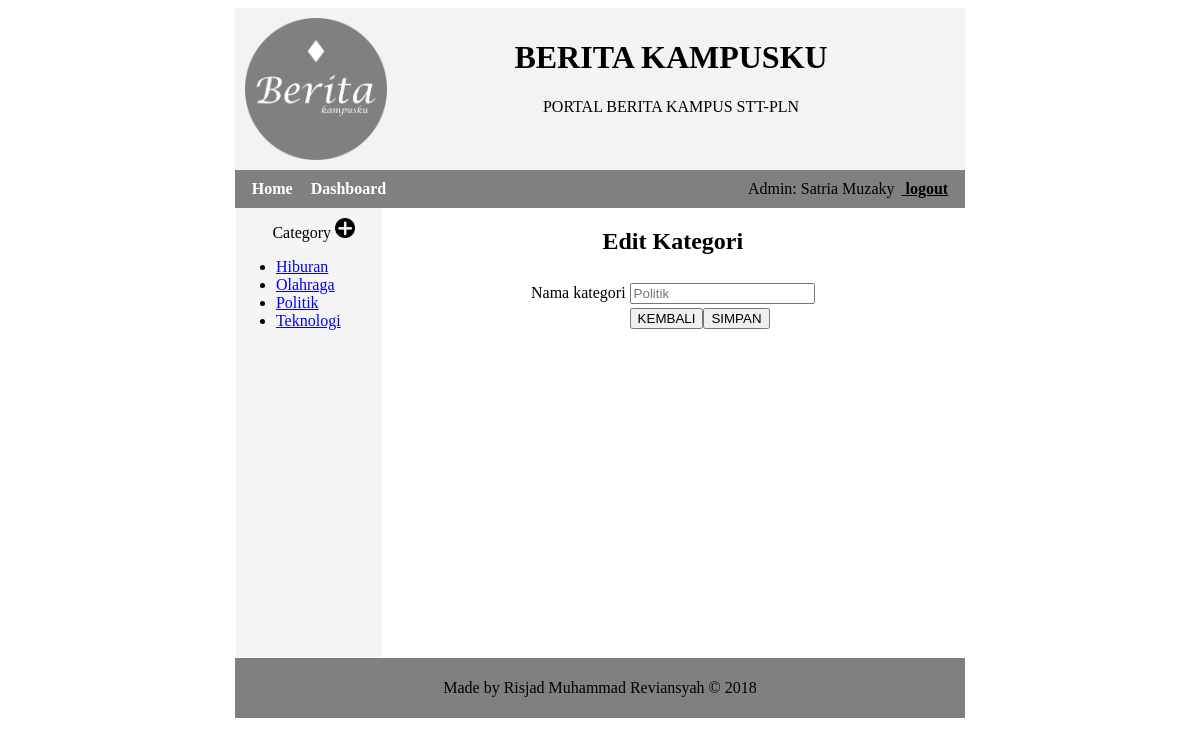
The app's page /kategori_edit.php?id=3 (signed in) with its own data.
### tables this page shows
CREATE TABLE `category` (
  `id` int(11) NOT NULL,
  `category_name` varchar(20) NOT NULL,
  `admin_id` int(11) NOT NULL
);

### kategori_edit.php (the view, shortened to what this page needs)
<?php require 'header_auth.php'; ?>
    		<div class="main-content">
    			<div class="navigate">
    				<p>Category
              <?php
    					if (isset($_SESSION['first_name'])) {
    						echo "<a href='kategori.php'>
    									<img src='image/plus.png' alt='plus' width='20px'>
    									</a>";
    					}
    					?>
            </p>
    				<ul>
              <?php
    						$stmt = $conn->prepare('SELECT id, category_name FROM category ORDER BY category_name ASC');
    						$stmt->execute();
    						while ($row = $stmt->fetch(PDO::FETCH_OBJ)) {
    							echo "<li><a href='search.php?category=".$row->id."'>".$row->category_name."</a></li>";
    						}
    					?>
    				</ul>
    			</div>
          <center>
    			<div class="article">
              <div class="news-table">
                <?php
                 $id = $_GET['id'];
                 $stmt = $conn->prepare("SELECT * FROM category WHERE id=$id");
                 $stmt->execute();
                 $row = $stmt->fetch(PDO::FETCH_OBJ);
                 ?>
                <form action="kategori_edit_exec.php" method="POST">
                   <table>
                     <h2>Edit Kategori</h2>
                     <tr>
                       <td>Nama kategori </td>
                       <td colspan="2"><input type="text" name="kategori" placeholder="<?php echo $row->category_name; ?>" required/></td>
                     </tr>
                     <tr>
                       <td></td>
                       <td><input type="button" value="KEMBALI" onclick="history.back()"><input type="submit" value="SIMPAN" name="submit"></td>
                     </tr>
                   </table>
                </form>
              </div>
    			</div>
          </center>
        </div>
<?php require 'footer_auth.php'; ?>

### css/style.css (style rules this page uses)
.header-text h1, p { text-align: center; }
.main-content { width: 61.5%; margin: auto; background-color: whitesmoke; overflow: hidden; }
.navigate { float: left; width:20%; }
.navigate p { margin: 10px 0 10px 10px; }
.article { background-color: white; float: left; width: 80%; min-height: 450px; }
table { padding:5px; }

### records on screen
category: category_name "Hiburan"
category: category_name "Olahraga"
category: category_name "Politik", kategori "Politik"
category: category_name "Teknologi"

### other values on screen
$user "Satria Muzaky"
